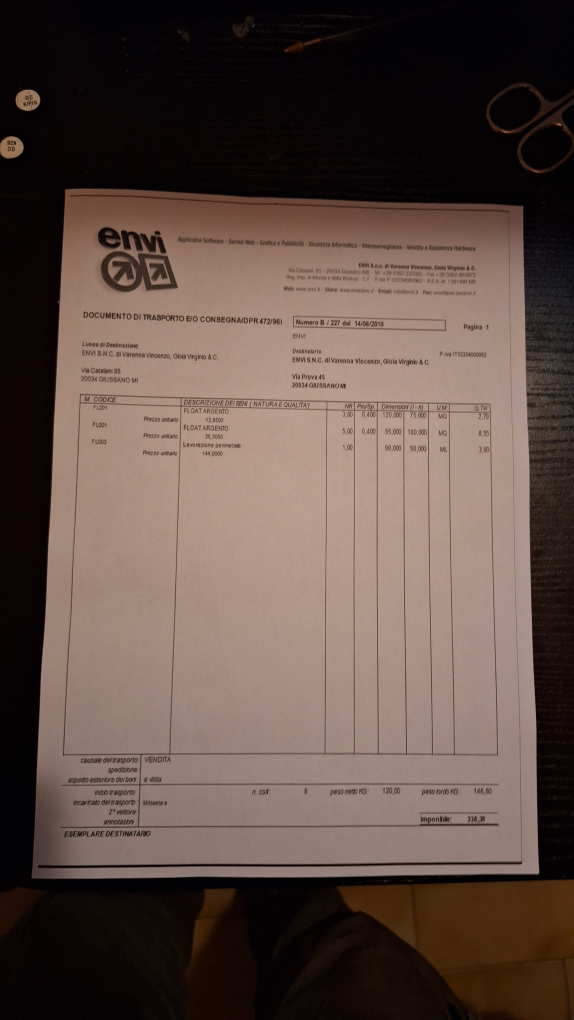
#> input picture RecognizeDocumentGui/Test.jpg, 2296 x 4080 px (shown at 1/4 size); its folder holds only this picture in this run
$ python -i DocumentScanner.py   (imports and definitions only)
#> lines starting #> are read from the running program, lines starting #| are printed output that depends on the picture; after the words box and inside, x2 and y2 are one past the last pixel; in counts of white or black regions, pixels touching at a corner belong together
#> further down, picture is the input picture: shape (4080, 2296, 3); mean B, G, R 69.7, 77.1, 95.2
import cv2
import numpy as np
import glob
from imutils.perspective import four_point_transform

output_image = "Data/Result/ImagePreprocessed.jpg"

font = cv2.FONT_HERSHEY_SIMPLEX


def scan_detection(image):
    global document_contour

    WIDTH, HEIGHT = image.shape[:2]
#> WIDTH = 4080; HEIGHT = 2296

    document_contour = np.array([[0, 0], [WIDTH, 0], [WIDTH, HEIGHT], [0, HEIGHT]])

    gray = cv2.cvtColor(image, cv2.COLOR_BGR2GRAY)
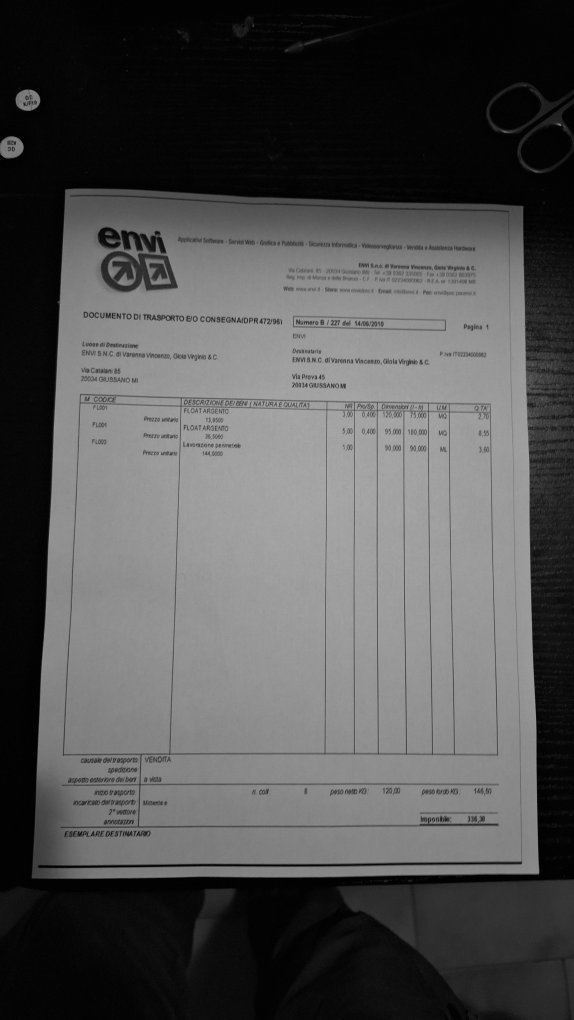
#> gray: shape (4080, 2296) (shown at 1/4 size); min 0, max 180, mean 81.7
    blur = cv2.GaussianBlur(gray, (5, 5), 0)
    _, threshold = cv2.threshold(blur, 0, 255, cv2.THRESH_BINARY + cv2.THRESH_OTSU)
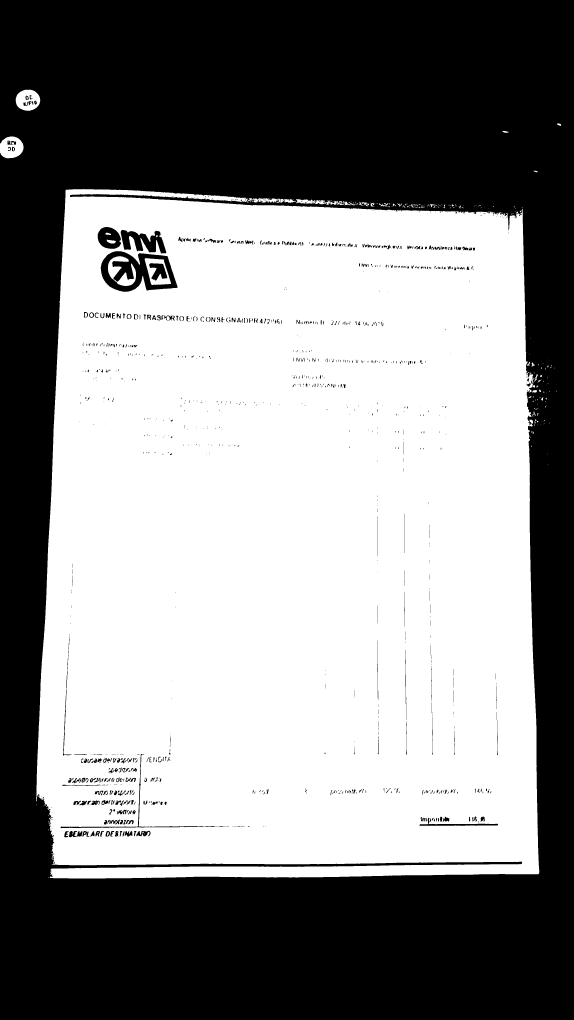
#> threshold: shape (4080, 2296) (shown at 1/4 size); 54.3% white; 1050 black regions (575 under 20 px)

    contours, _ = cv2.findContours(threshold, cv2.RETR_EXTERNAL, cv2.CHAIN_APPROX_SIMPLE)
#> contours = 210 contours, 174 with area under 20; largest, box (x1, y1, x2, y2) and area: (145, 756, 2157, 3514) 5145673, (0, 546, 94, 633) 6443, (63, 359, 161, 443) 6393, (1184, 797, 1375, 820) 1797, (1008, 793, 1184, 811) 1663
    contours = sorted(contours, key=cv2.contourArea, reverse=True)

    max_area = 0
    for contour in contours:
        area = cv2.contourArea(contour)
        if area > 1000:
            peri = cv2.arcLength(contour, True)
            approx = cv2.approxPolyDP(contour, 0.03 * peri, True)
            if area > max_area and len(approx) == 4:
                document_contour = approx
                max_area = area
#> this loop made 210 passes
#> (area, peri, approx) on passes 4 to 5: (1797, 671.8, [[1184, 798], [1374, 818]]), (1663, 600, [[1008, 806], [1183, 807]])
#> (area, peri) on passes 1 to 3: (5145673, 16032.5), (6443, 301.8), (6393, 301.1)
#> after the loop, max_area = 0
    return document_contour


def scan(img, DocumentData):
    document_contour = scan_detection(img)
    warped = four_point_transform(img, document_contour.reshape(4, 2))

    DocumentData.filename_image_processed = output_image
    cv2.imwrite(output_image, warped)
    return warped, document_contour

# [68 lines of commented-out code are left out]

>>> import cv2
>>> picture = cv2.imread('../Test.jpg')
>>> result = scan_detection(picture)
#> result = [[0, 0], [4080, 0], [4080, 2296], [0, 2296]]
